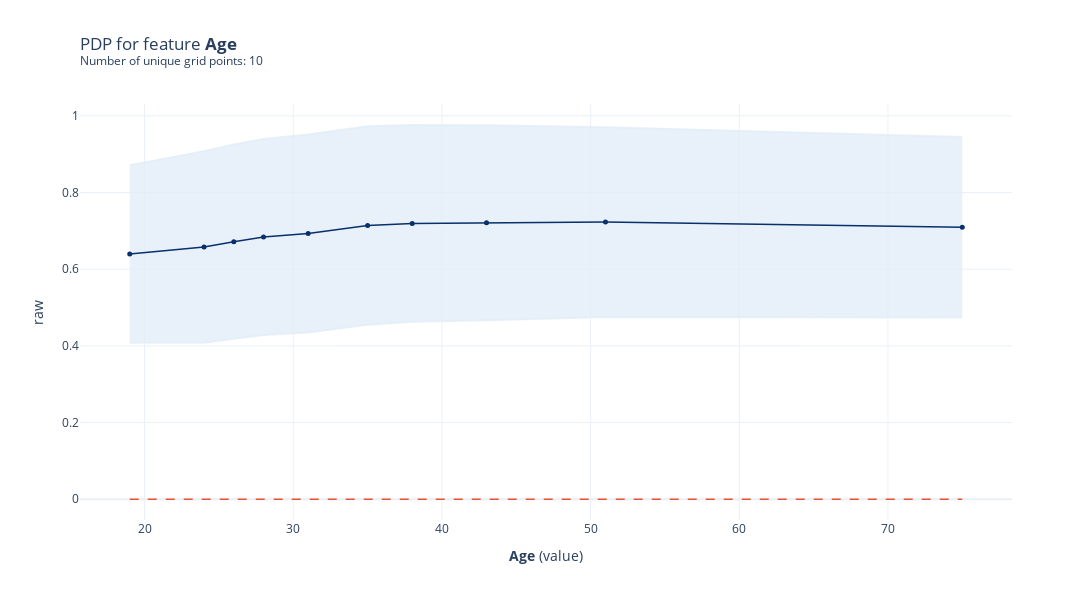

Notebook cell for this chart:
### Code cell
pdp_amount = pdp.PDPIsolate(
    model=rfc,
    df = df,
    model_features=X_train.columns,
    feature="Age",
    feature_name="Age"
)

fig, axes = pdp_amount.plot(center=False)

fig

### Figure 1 — Plotly figure (JSON) as saved in the notebook; plotly's stock layout.template omitted (floating-point values rounded to 4 significant figures)
{"data": [{"hoverinfo": "none", "line": {"color": "rgba(227,238,248,0.8)"}, "mode": "lines", "type": "scatter", "x": [19, 24, 26, 28, 31, 35, 38, 43, 51, 75], "xaxis": "x", "y": [0.8713, 0.908, 0.9252, 0.9397, 0.9511, 0.9728, 0.9762, 0.9756, 0.9701, 0.9448], "yaxis": "y"}, {"fill": "tonexty", "fillcolor": "rgba(227,238,248,0.8)", "hoverinfo": "none", "line": {"color": "rgba(227,238,248,0.8)"}, "mode": "lines", "type": "scatter", "x": [19, 24, 26, 28, 31, 35, 38, 43, 51, 75], "xaxis": "x", "y": [0.4084, 0.4082, 0.4183, 0.4285, 0.4348, 0.4551, 0.4629, 0.4666, 0.4756, 0.4737], "yaxis": "y"}, {"hoverinfo": "none", "line": {"color": "#E75438", "dash": "dash", "width": 1.5}, "mode": "lines", "type": "scatter", "x": [19, 24, 26, 28, 31, 35, 38, 43, 51, 75], "xaxis": "x", "y": [0, 0, 0, 0, 0, 0, 0, 0, 0, 0], "yaxis": "y"}, {"hovertemplate": "%{y}", "line": {"color": "rgba(8,48,107,1.0)", "width": 1.5}, "marker": {"color": "rgba(8,48,107,1.0)", "size": 5}, "mode": "lines+markers", "name": "pdp", "type": "scatter", "x": [19, 24, 26, 28, 31, 35, 38, 43, 51, 75], "xaxis": "x", "y": [0.6399, 0.6581, 0.6718, 0.6841, 0.693, 0.714, 0.7195, 0.7211, 0.7228, 0.7093], "yaxis": "y"}], "layout": {"height": 600, "showlegend": false, "title": {"text": "PDP for feature <b>Age</b> <br><sup>Number of unique grid points: 10</sup>", "x": 0, "xref": "paper"}, "width": 1200, "xaxis": {"anchor": "y", "domain": [0, 1], "title": {"text": "<b>Age</b> (value)"}}, "yaxis": {"anchor": "x", "domain": [0, 0.99], "title": {"text": "raw"}}}}
